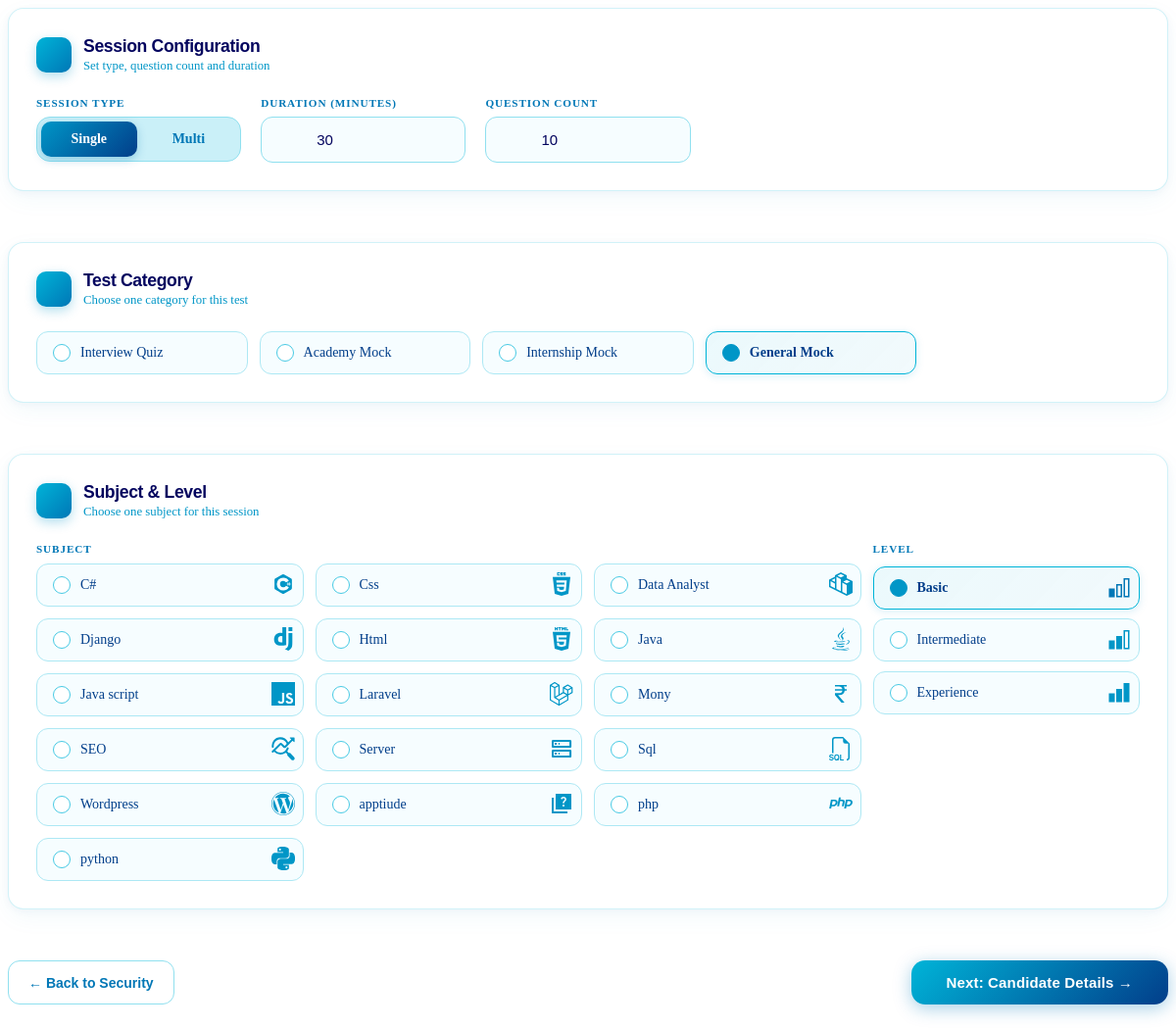
/quiz/security-next/ (signed in), run on the app's committed database.
### dashboard/models.py (models this page shows, shortened)
class TestSubject(models.Model):
    company = models.ForeignKey(Company, on_delete=models.CASCADE, related_name='subjects')
    subject = models.CharField(max_length=150)
    subject_svg = models.TextField(blank=True, null=True)
    created_at = models.DateTimeField(auto_now_add=True)
    class Meta:
        ordering = ['subject']
        unique_together = ('company', 'subject')

### quiz/views.py (the view)
# urls.py: path('security-next/', views.security_next, name='security_next'),
@company_login_required
def security_next(request):
    state = _build_security_state(request.company, request.POST)
    if not _validate_security_state(state, request.company):
        return render(
            request,
            'quiz/_builder_panel.html',
            {'step': 'security', 'security_state': state},
        )
    request.session[PENDING_SECURITY_SETUP_SESSION_KEY] = {
        'full_screen_lock_enabled': state['full_screen_lock_enabled'],
        'pause_lock_enabled': state['pause_lock_enabled'],
        'tab_switch_guard_enabled': state['tab_switch_guard_enabled'],
        'copy_paste_block_enabled': state['copy_paste_block_enabled'],
        'right_click_disable_enabled': state['right_click_disable_enabled'],
        'max_violation_warnings': state['max_violation_warnings'],
    }
    request.session.modified = True
    return render(
        request,
        'quiz/_builder_panel.html',
        {
            'step': 'setup',
            'setup_state': _build_setup_state(request, request.company),
            'level_choices': _level_choices(),
            'test_category_choices': CandidateTestAttempt.TEST_CATEGORY_CHOICES,
        },
    )

### templates/quiz/_builder_panel.html (shortened to what this page needs)
<div id="builder-panel">
{% if step == 'security' %}
{% if security_state.errors %}
    <div class="bp-toast-seed">
        {% for e in security_state.errors %}
            <span class="toast-data" data-toast-level="error" data-toast-title="Security Error">{{ e }}</span>
        {% endfor %}
    </div>
{% endif %}
<form
    id="security-form"
    method="post"
    hx-post="{% url 'quiz:security_next' %}"
    hx-target="#builder-panel"
    hx-swap="outerHTML"
    style="display:flex;flex-direction:column;gap:1.75rem;"
>
    {% csrf_token %}
    <div class="bp-tile">
        <div class="bp-section">
            <div class="bp-section-icon"><iconify-icon icon="mdi:shield-lock" width="26" height="26"></iconify-icon></div>
            <div>
                <div class="bp-section-title">Security Setup</div>
                <div class="bp-section-sub">Choose rules for this test attempt</div>
            </div>
        </div>
        <div class="bp-security-grid">
            {% if security_state.allow_full_screen_lock %}
            <label class="bp-switch-wrap bp-switch-wrap-icon bp-security-card">
                <div class="bp-switch-copy">
                    <span class="bp-switch-copy-icon">
                        <svg xmlns="http://www.w3.org/2000/svg" width="22" height="22" viewBox="0 0 50 50"><path fill="currentColor" d="M2 15.758V2h14.299l5.262 4h-8.769L22 15.758L16.299 21L7 12.251v8.769zM33.752 2H48v13.809l-4 5.261v-8.768L33.997 21.51l-5.364-5.456L37.259 7H28.49zM48 33.752V48H33.701l-5.262-4h8.769L28 33.997l5.701-5.364L43 37.259V28.49zM16.248 48H2V33.701l4-5.262v8.769L16.003 28l5.364 5.701L12.741 43h8.769z"/></svg>
                    </span>
                    <div>
                        <div class="bp-switch-text">Fullscreen Lock</div>
                        <div class="bp-switch-desc">Require the candidate to stay in fullscreen mode</div>
                    </div>
                </div>
                <div class="bp-switch">
                    <input type="checkbox" name="full_screen_lock_enabled" value="1" {% if security_state.full_screen_lock_enabled %}checked{% endif %}>
                    <span class="bp-switch-track"></span>
                </div>
            </label>
            {% endif %}
            {% if security_state.allow_pause_lock %}
            <label class="bp-switch-wrap bp-switch-wrap-icon bp-security-card">
                <div class="bp-switch-copy">
                    <span class="bp-switch-copy-icon">
                        <svg xmlns="http://www.w3.org/2000/svg" width="22" height="22" viewBox="0 0 16 16"><path fill="currentColor" d="M4.5 7a4.5 4.5 0 1 1 0 9a4.5 4.5 0 0 1 0-9M3 9a.5.5 0 0 0-.5.5v4a.5.5 0 0 0 1 0v-4A.5.5 0 0 0 3 9m3 0a.5.5 0 0 0-.5.5v4a.5.5 0 0 0 1 0v-4A.5.5 0 0 0 6 9m3-9a7 7 0 0 1 .404 13.987c.38-.747.596-1.591.596-2.487c0-1.33-.472-2.549-1.258-3.5H11.5a.5.5 0 0 0 0-1H9V3.5a.5.5 0 0 0-1 0v3.757A5.48 5.48 0 0 0 4.5 6a5.5 5.5 0 0 0-2.488.595A7 7 0 0 1 9 0"/></svg>
                    </span>
                    <div>
                        <div class="bp-switch-text">Pause Lock</div>
                        <div class="bp-switch-desc">Require password confirmation to pause or resume</div>
                    </div>
                </div>
                <div class="bp-switch">
                    <input type="checkbox" name="pause_lock_enabled" value="1" {% if security_state.pause_lock_enabled %}checked{% endif %}>
                    <span class="bp-switch-track"></span>
                </div>
            </label>
            {% endif %}
            {% if security_state.allow_tab_switch_guard %}
            <label class="bp-switch-wrap bp-switch-wrap-icon bp-security-card">
                <div class="bp-switch-copy">
                    <span class="bp-switch-copy-icon">
                        <svg xmlns="http://www.w3.org/2000/svg" width="24" height="24" viewBox="0 0 24 24"><path fill="currentColor" d="m11.9 13.5l2.1-2.1l2.1 2.1l1.4-1.4l-2.1-2.1l2.1-2.1l-1.4-1.4L14 8.6l-2.1-2.1l-1.4 1.4l2.1 2.1l-2.1 2.1zM6 18V2h16v16zm-4 4V6h2v14h14v2z"/></svg>
                    </span>
                <div>
                    <div class="bp-switch-text">Tab Switch Guard</div>
                    <div class="bp-switch-desc">Warn when the test page loses focus</div>
                </div>
                </div>
                <div class="bp-switch">
                    <input id="id_tab_switch_guard_enabled" type="checkbox" name="tab_switch_guard_enabled" value="1" {% if security_state.tab_switch_guard_enabled %}checked{% endif %}>
                    <span class="bp-switch-track"></span>
                </div>
            </label>
            <div class="bp-field">
                <label class="bp-label" for="id_max_violation_warnings">Max Violation Warnings</label>
                <div class="bp-input-wrap">
                    <iconify-icon icon="mdi:alert-decagram" width="22" height="22" class="bp-input-icon"></iconify-icon>
                    <input id="id_max_violation_warnings" type="number" min="1" name="max_violation_warnings" value="{{ security_state.max_violation_warnings }}" class="bp-input">
                </div>
            </div>
            {% endif %}
            {% if security_state.allow_copy_paste_block %}
            <label class="bp-switch-wrap bp-switch-wrap-icon bp-security-card">
                <div class="bp-switch-copy">
                    <span class="bp-switch-copy-icon">
                        <iconify-icon icon="mdi:content-copy" width="24" height="24"></iconify-icon>
                    </span>
                    <div>
                        <div class="bp-switch-text">Copy / Paste Block</div>
                        <div class="bp-switch-desc">Prevent copying questions or pasting during the test</div>
                    </div>
                </div>
                <div class="bp-switch">
                    <input type="checkbox" name="copy_paste_block_enabled" value="1" {% if security_state.copy_paste_block_enabled %}checked{% endif %}>
                    <span class="bp-switch-track"></span>
                </div>
            </label>
            {% endif %}
            {% if security_state.allow_right_click_disable %}
            <label class="bp-switch-wrap bp-switch-wrap-icon bp-security-card">
                <div class="bp-switch-copy">
                    <span class="bp-switch-copy-icon">
                        <svg xmlns="http://www.w3.org/2000/svg" width="28" height="28" viewBox="0 0 24 24"><path fill="currentColor" fill-rule="evenodd" d="M12.7 2.346a1 1 0 1 1 .645-1.893c4.396 1.5 7.56 5.665 7.56 10.572a1 1 0 1 1-2 0A9.17 9.17 0 0 0 12.7 2.346m-9.606 8.607c0-3.4 2.559-6.203 5.856-6.587v5.96a3.75 3.75 0 0 0 3.75 3.75h3.656v2.894a6.631 6.631 0 1 1-13.262 0zm13.262 0v1.623H12.7a2.25 2.25 0 0 1-2.25-2.25V4.361a6.63 6.63 0 0 1 5.906 6.592" clip-rule="evenodd"/></svg>
                    </span>
                    <div>
                        <div class="bp-switch-text">Right Click Disable</div>
                        <div class="bp-switch-desc">Disable the browser right-click menu during the test</div>
                    </div>
                </div>
                <div class="bp-switch">
                    <input type="checkbox" name="right_click_disable_enabled" value="1" {% if security_state.right_click_disable_enabled %}checked{% endif %}>
                    <span class="bp-switch-track"></span>
                </div>
            </label>
            {% endif %}
        </div>
        {% if not security_state.allow_full_screen_lock and not security_state.allow_pause_lock and not security_state.allow_tab_switch_guard and not security_state.allow_copy_paste_block and not security_state.allow_right_click_disable %}
            <div class="bp-info-bar" style="margin-top:1.25rem;margin-bottom:0;">
                <span>No security features are available for this company yet.</span>
                <span>Continue with a standard test.</span>
            </div>
        {% endif %}
    </div>
    <div style="display:flex;justify-content:flex-end;padding-bottom:.5rem;">
        <button type="submit" class="bp-btn-primary">Next: Session Setup &rarr;</button>
    </div>
</form>
{% else %}
<form
    id="setup-form"
    method="post"
    hx-post="{% url 'quiz:setup_builder' %}"
    hx-trigger="setup-refresh"
    hx-sync="body:replace"
    hx-target="#builder-panel"
    hx-swap="outerHTML"
    style="display:flex;flex-direction:column;gap:1.75rem;"
>
    <div class="bp-tile">
        <div class="bp-section">
            <div class="bp-section-icon"><iconify-icon icon="ant-design:setting-filled" width="26" height="26"></iconify-icon></div>
            <div>
                <div class="bp-section-title">Session Configuration</div>
                <div class="bp-section-sub">Set type, question count and duration</div>
            </div>
        </div>
        <div class="bp-field-grid">
            <div class="bp-field">
                <span class="bp-label">Session Type</span>
                <div class="bp-toggle-row">
                    <label class="bp-toggle-lbl" for="st-single">Single</label>
                    <label class="bp-toggle-lbl" for="st-multi">Multi</label>
                </div>
            </div>
            <div class="bp-field">
                <label class="bp-label" for="id_duration_minutes">Duration (minutes)</label>
                <div class="bp-input-wrap">
                    <input id="id_duration_minutes" type="number" min="1" name="duration_minutes" value="{{ setup_state.duration_minutes }}" class="bp-input" placeholder="e.g. 60">
                </div>
            </div>
            <div class="bp-field">
                <label class="bp-label" for="id_question_count">Question Count</label>
                <div class="bp-input-wrap">
                    <input id="id_question_count" type="number" min="1" name="question_count" value="{{ setup_state.question_count }}" class="bp-input" placeholder="e.g. 50">
                </div>
            </div>
        </div>
    </div>
    <div class="bp-tile">
        <div class="bp-section">
            <div class="bp-section-icon"><iconify-icon icon="mdi:shape-outline" width="26" height="26"></iconify-icon></div>
            <div>
                <div class="bp-section-title">Test Category</div>
                <div class="bp-section-sub">Choose one category for this test</div>
            </div>
        </div>
        <div class="bp-subject-grid">
            {% for value, label in test_category_choices %}
                <label class="bp-subject-card" for="tc_{{ value }}">{{ label }}</label>
            {% endfor %}
        </div>
    </div>
    {% if setup_state.session_type == 'single' %}
        <div class="bp-tile">
            <div class="bp-section">
                <div class="bp-section-icon"><iconify-icon icon="mingcute:vibe-coding-fill" width="26" height="26"></iconify-icon></div>
                <div>
                    <div class="bp-section-title">Subject &amp; Level</div>
                    <div class="bp-section-sub">Choose one subject for this session</div>
                </div>
            </div>
            <div class="bp-sl-outer">
                <div class="bp-sl-subjects">
                    <span class="bp-label" style="display:block;margin-bottom:.6rem;">Subject</span>
                    <div class="bp-subject-grid-single">
                        {% for subject_id, subject in setup_state.subject_map.items %}
                            <label class="bp-subject-card" for="ss_{{ subject_id }}">
                                {{ subject.subject }}
                                <div class="bp-subject-svg">
                                    {% if subject.subject_svg %}
                                        {{ subject.subject_svg|safe }}
                                    {% endif %}
                                </div>
                            </label>
                        {% endfor %}
                    </div>
                </div>
                <div class="bp-level-col">
                    <span class="bp-level-col-label">Level</span>
                    <label class="bp-level-radio-lbl" for="sl_basic">
                        <span class="bp-lvl-radio-dot"></span>
                        Basic
                        <span class="bp-lvl-icon">
                            <svg xmlns="http://www.w3.org/2000/svg" width="20" height="20" viewBox="0 0 32 32"><path fill="currentColor" d="M30 30h-8V4h8Zm-6-2h4V6h-4Zm-4 2h-8V12h8Zm-6-2h4V14h-4Zm-4 2H2V18h8Z"/></svg>
                        </span>
                    </label>
                    <label class="bp-level-radio-lbl" for="sl_intermediate">
                        <span class="bp-lvl-radio-dot"></span>
                        Intermediate
                        <span class="bp-lvl-icon">
                            <svg xmlns="http://www.w3.org/2000/svg" width="20" height="20" viewBox="0 0 32 32"><path fill="currentColor" d="M30 30h-8V4h8Zm-6-2h4V6h-4Zm-4 2h-8V12h8Zm-10 0H2V18h8Z"/></svg>
                        </span>
                    </label>
                    <label class="bp-level-radio-lbl" for="sl_experience">
                        <span class="bp-lvl-radio-dot"></span>
                        Experience
                        <span class="bp-lvl-icon">
                            <svg xmlns="http://www.w3.org/2000/svg" width="20" height="20" viewBox="0 0 32 32"><path fill="currentColor" d="M30 30h-8V4h8Zm-10 0h-8V12h8Zm-10 0H2V18h8Z"/></svg>
                        </span>
                    </label>
                </div>
            </div>
        </div>
    {% endif %}
    <div style="display:flex;justify-content:space-between;gap:1rem;flex-wrap:wrap;padding-bottom:.5rem;">
        <button
            type="button"
            hx-post="{% url 'quiz:security_back' %}"
            hx-include="[name=csrfmiddlewaretoken]"
            hx-target="#builder-panel"
            hx-swap="outerHTML"
            class="bp-btn-ghost"
        >&larr; Back to Security</button>
        <button
            type="button"
            hx-post="{% url 'quiz:setup_next' %}"
            hx-include="#setup-form"
            hx-target="#builder-panel"
            hx-swap="outerHTML"
            class="bp-btn-primary"
        >Next: Candidate Details →</button>
    </div>
</form>
{% endif %}
</div>

### data on the page
TestSubject: subject "C#"
TestSubject: subject "Css"
TestSubject: subject "Data Analyst"
TestSubject: subject "Django"
TestSubject: subject "Html"
TestSubject: subject "Java"
TestSubject: subject "Java script"
TestSubject: subject "Laravel"
TestSubject: subject "Mony"
TestSubject: subject "SEO"
TestSubject: subject "Server"
TestSubject: subject "Sql"
TestSubject: subject "Wordpress"
TestSubject: subject "apptiude"
TestSubject: subject "php"
TestSubject: subject "python"

### other printed values
{{ label }} "Interview Quiz" "Academy Mock" "Internship Mock" "General Mock"
